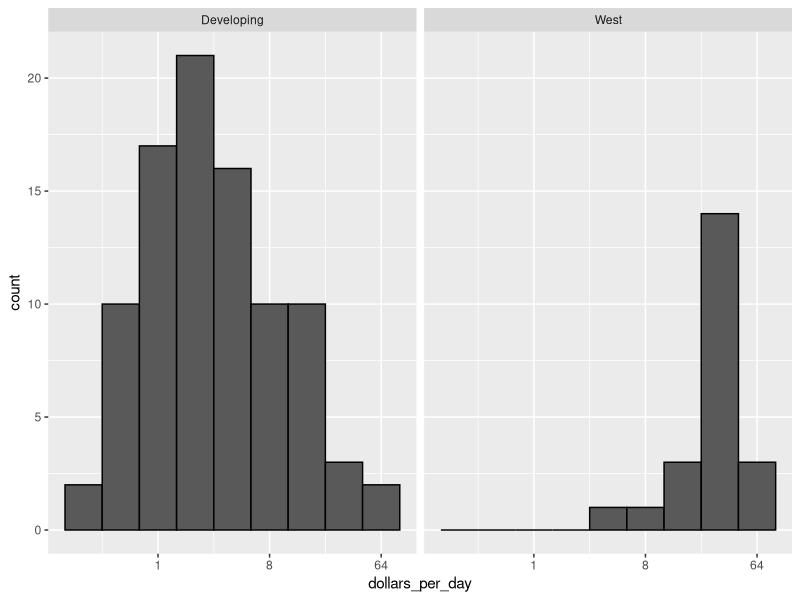
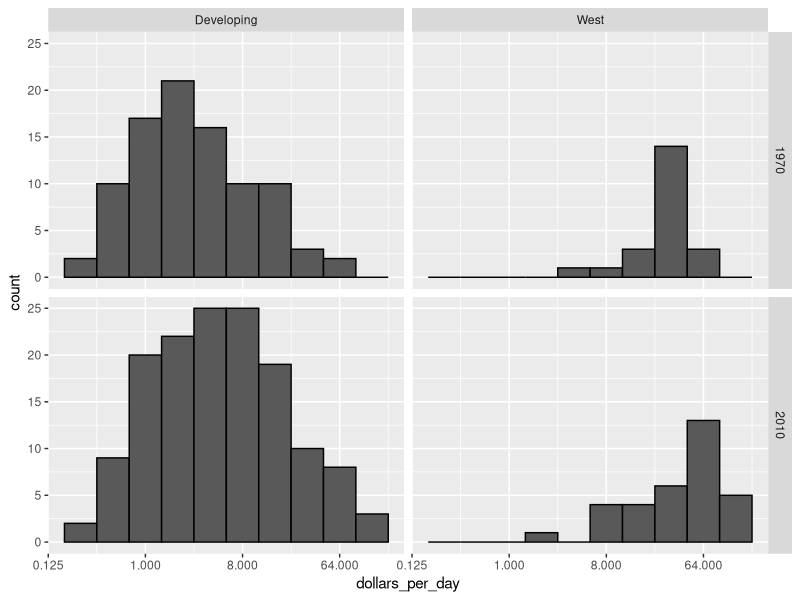
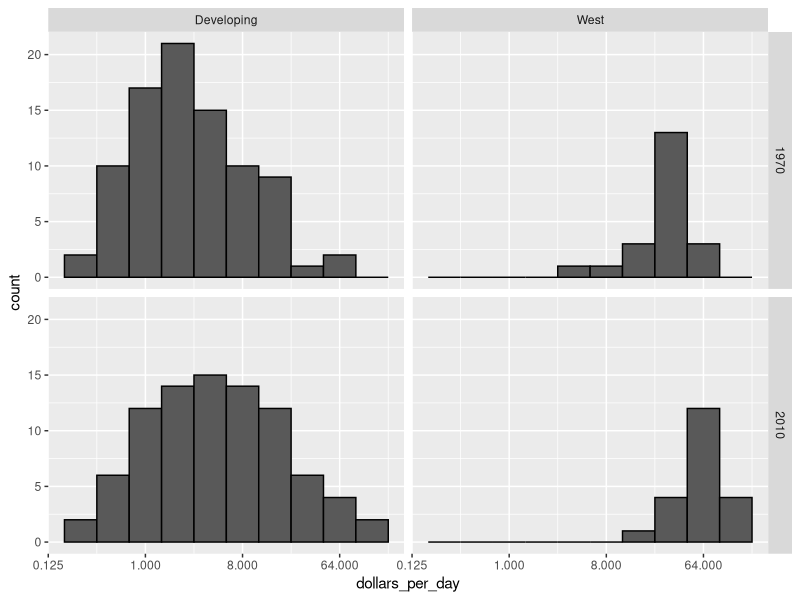
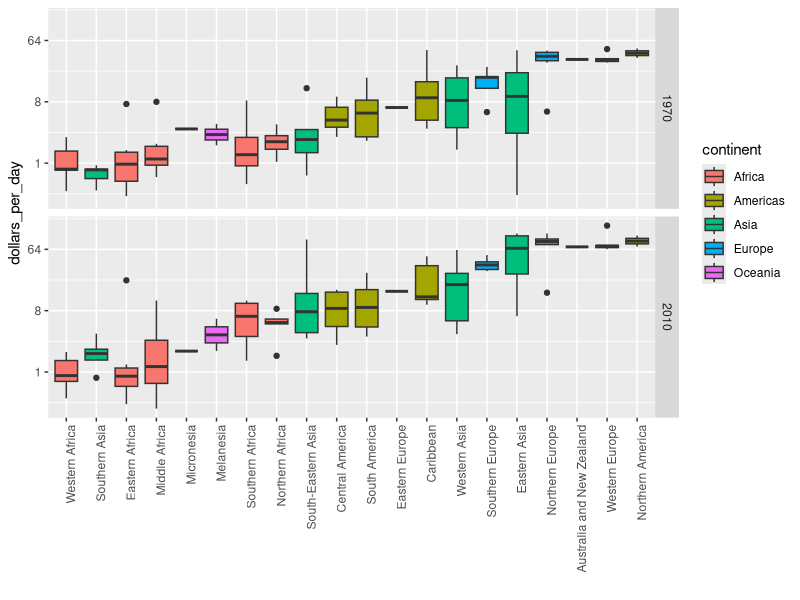
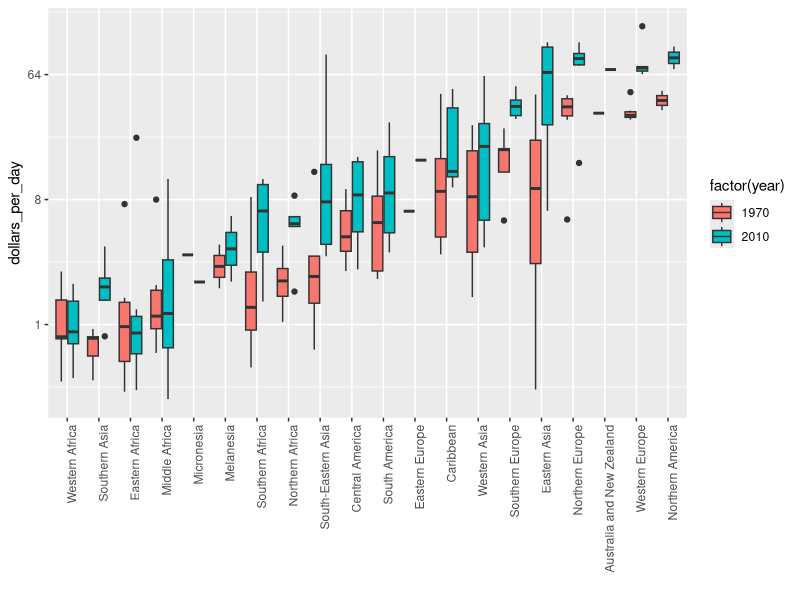
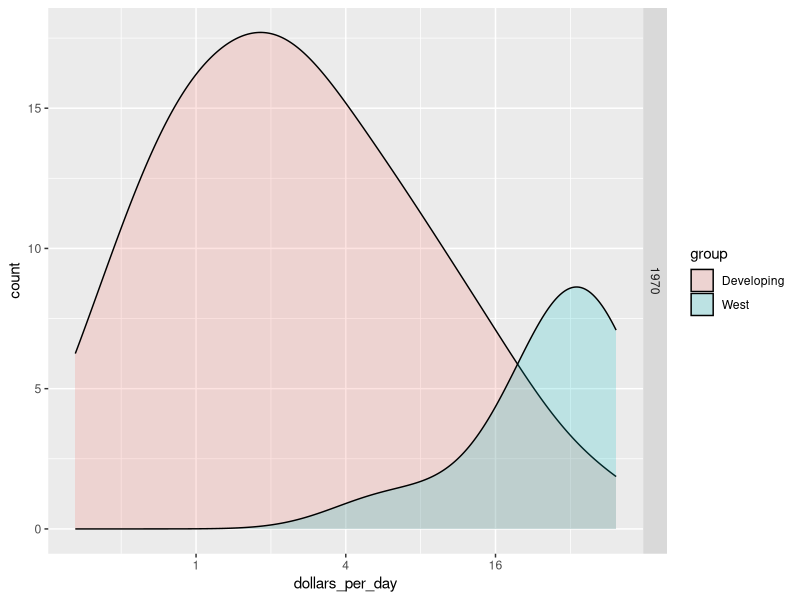
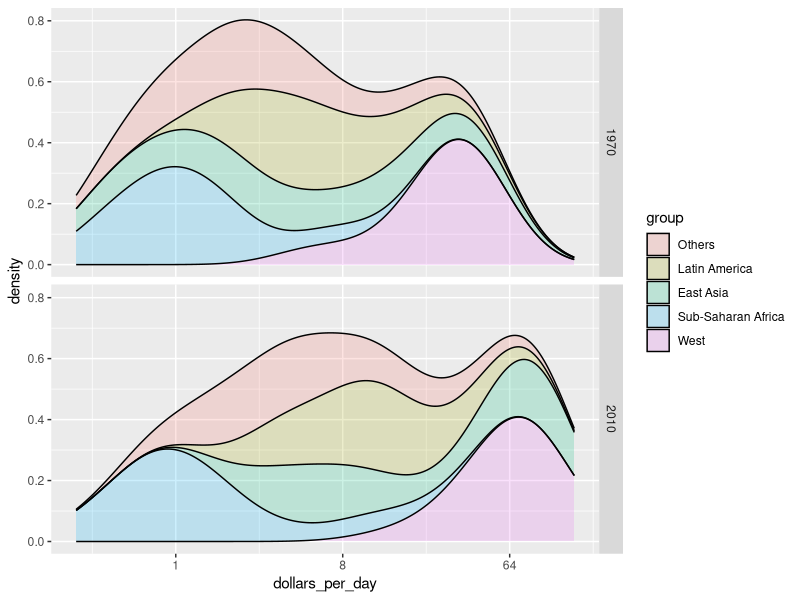
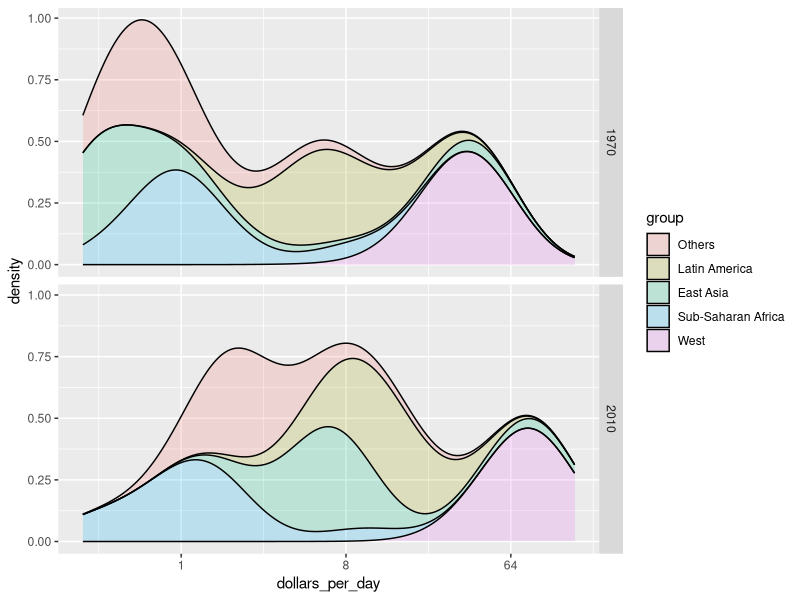

R code for these plots, in order:
## ---- chunk 1
knitr::opts_chunk$set(echo = TRUE)
## ---- chunk 2

library(tidyverse)
library(dslabs)
data(gapminder)
## ---- chunk 3

gapminder <- gapminder %>%
    mutate(dollars_per_day = gdp/population/365)
past_year <- 1970

# define Western countries
west <- c("Western Europe", "Northern Europe", "Southern Europe", "Northern America", "Australia and New Zealand")

# facet by West vs devloping
gapminder %>%
    filter(year == past_year & !is.na(gdp)) %>%
    mutate(group = ifelse(region %in% west, "West", "Developing")) %>%
    ggplot(aes(dollars_per_day)) +
    geom_histogram(binwidth = 1, color = "black") +
    scale_x_continuous(trans = "log2") +
    facet_grid(. ~ group)

# facet by West/developing and year
present_year <- 2010
gapminder %>%
    filter(year %in% c(past_year, present_year) & !is.na(gdp)) %>%
    mutate(group = ifelse(region %in% west, "West", "Developing")) %>%
    ggplot(aes(dollars_per_day)) +
    geom_histogram(binwidth = 1, color = "black") +
    scale_x_continuous(trans = "log2") +
    facet_grid(year ~ group)
## ---- chunk 4

# define countries that have data available in both years
country_list_1 <- gapminder %>%
    filter(year == past_year & !is.na(dollars_per_day)) %>% .$country
    country_list_2 <- gapminder %>%
    filter(year == present_year & !is.na(dollars_per_day)) %>% .$country
    country_list <- intersect(country_list_1, country_list_2)

# make histogram including only countries with data available in both years
gapminder %>%
    filter(year %in% c(past_year, present_year) & country %in% country_list) %>%    # keep only selected countries
    mutate(group = ifelse(region %in% west, "West", "Developing")) %>%
    ggplot(aes(dollars_per_day)) +
    geom_histogram(binwidth = 1, color = "black") +
    scale_x_continuous(trans = "log2") +
    facet_grid(year ~ group)
## ---- chunk 5

p <- gapminder %>%
    filter(year %in% c(past_year, present_year) & country %in% country_list) %>%
    mutate(region = reorder(region, dollars_per_day, FUN = median)) %>%
    ggplot() +
    theme(axis.text.x = element_text(angle = 90, hjust = 1)) +
    xlab("") + scale_y_continuous(trans = "log2")
    
 p + geom_boxplot(aes(region, dollars_per_day, fill = continent)) +
     facet_grid(year ~ .)
 
 # arrange matching boxplots next to each other, colored by year
 p + geom_boxplot(aes(region, dollars_per_day, fill = factor(year)))
## ---- chunk 6

# smooth density plots - area under each curve adds to 1
gapminder %>%
    filter(year == past_year & country %in% country_list) %>%
    mutate(group = ifelse(region %in% west, "West", "Developing")) %>% group_by(group) %>%
    summarize(n = n()) %>% knitr::kable()

# smooth density plots - variable counts on y-axis
p <- gapminder %>%
    filter(year == past_year & country %in% country_list) %>%
    mutate(group = ifelse(region %in% west, "West", "Developing")) %>%
    ggplot(aes(dollars_per_day, y = ..count.., fill = group)) +
    scale_x_continuous(trans = "log2")
p + geom_density(alpha = 0.2, bw = 0.75) + facet_grid(year ~ .)
## ---- chunk 7

# add group as a factor, grouping regions
gapminder <- gapminder %>%
    mutate(group = case_when(
            .$region %in% west ~ "West",
            .$region %in% c("Eastern Asia", "South-Eastern Asia") ~ "East Asia",
            .$region %in% c("Caribbean", "Central America", "South America") ~ "Latin America",
            .$continent == "Africa" & .$region != "Northern Africa" ~ "Sub-Saharan Africa",
            TRUE ~ "Others"))

# reorder factor levels
gapminder <- gapminder %>%
    mutate(group = factor(group, levels = c("Others", "Latin America", "East Asia", "Sub-Saharan Africa", "West")))
## ---- chunk 8

# note you must redefine p with the new gapminder object first
p <- gapminder %>%
  filter(year %in% c(past_year, present_year) & country %in% country_list) %>%
    ggplot(aes(dollars_per_day, fill = group)) +
    scale_x_continuous(trans = "log2")

# stacked density plot
p + geom_density(alpha = 0.2, bw = 0.75, position = "stack") +
    facet_grid(year ~ .)
## ---- chunk 9

# weighted stacked density plot
gapminder %>%
    filter(year %in% c(past_year, present_year) & country %in% country_list) %>%
    group_by(year) %>%
    mutate(weight = population/sum(population*2)) %>%
    ungroup() %>%
    ggplot(aes(dollars_per_day, fill = group, weight = weight)) +
    scale_x_continuous(trans = "log2") +
    geom_density(alpha = 0.2, bw = 0.75, position = "stack") + facet_grid(year ~ .)
## ---- chunk 10
# add additional cases
gapminder <- gapminder %>%
    mutate(group = case_when(
        .$region %in% west ~ "The West",
        .$region %in% "Northern Africa" ~ "Northern Africa",
        .$region %in% c("Eastern Asia", "South-Eastern Asia") ~ "East Asia",
        .$region == "Southern Asia" ~ "Southern Asia",
        .$region %in% c("Central America", "South America", "Caribbean") ~ "Latin America",
        .$continent == "Africa" & .$region != "Northern Africa" ~ "Sub-Saharan Africa",
        .$region %in% c("Melanesia", "Micronesia", "Polynesia") ~ "Pacific Islands"))

# define a data frame with group average income and average infant survival rate
surv_income <- gapminder %>%
    filter(year %in% present_year & !is.na(gdp) & !is.na(infant_mortality) & !is.na(group)) %>%
    group_by(group) %>%
    summarize(income = sum(gdp)/sum(population)/365,
                        infant_survival_rate = 1 - sum(infant_mortality/1000*population)/sum(population))
surv_income %>% arrange(income)

# plot infant survival versus income, with transformed axes
surv_income %>% ggplot(aes(income, infant_survival_rate, label = group, color = group)) +
    scale_x_continuous(trans = "log2", limit = c(0.25, 150)) +
    scale_y_continuous(trans = "logit", limit = c(0.875, .9981),
                                       breaks = c(.85, .90, .95, .99, .995, .998)) +
    geom_label(size = 3, show.legend = FALSE) 
## ---- chunk 11
knitr::opts_chunk$set(echo = TRUE)
## ---- chunk 12

library(tidyverse)
library(dslabs)
data(gapminder)
## ---- chunk 13

gapminder <- gapminder %>%
    mutate(dollars_per_day = gdp/population/365)
past_year <- 1970

# define Western countries
west <- c("Western Europe", "Northern Europe", "Southern Europe", "Northern America", "Australia and New Zealand")

# facet by West vs devloping
gapminder %>%
    filter(year == past_year & !is.na(gdp)) %>%
    mutate(group = ifelse(region %in% west, "West", "Developing")) %>%
    ggplot(aes(dollars_per_day)) +
    geom_histogram(binwidth = 1, color = "black") +
    scale_x_continuous(trans = "log2") +
    facet_grid(. ~ group)

# facet by West/developing and year
present_year <- 2010
gapminder %>%
    filter(year %in% c(past_year, present_year) & !is.na(gdp)) %>%
    mutate(group = ifelse(region %in% west, "West", "Developing")) %>%
    ggplot(aes(dollars_per_day)) +
    geom_histogram(binwidth = 1, color = "black") +
    scale_x_continuous(trans = "log2") +
    facet_grid(year ~ group)
## ---- chunk 14

# define countries that have data available in both years
country_list_1 <- gapminder %>%
    filter(year == past_year & !is.na(dollars_per_day)) %>% .$country
    country_list_2 <- gapminder %>%
    filter(year == present_year & !is.na(dollars_per_day)) %>% .$country
    country_list <- intersect(country_list_1, country_list_2)

# make histogram including only countries with data available in both years
gapminder %>%
    filter(year %in% c(past_year, present_year) & country %in% country_list) %>%    # keep only selected countries
    mutate(group = ifelse(region %in% west, "West", "Developing")) %>%
    ggplot(aes(dollars_per_day)) +
    geom_histogram(binwidth = 1, color = "black") +
    scale_x_continuous(trans = "log2") +
    facet_grid(year ~ group)
## ---- chunk 15

p <- gapminder %>%
    filter(year %in% c(past_year, present_year) & country %in% country_list) %>%
    mutate(region = reorder(region, dollars_per_day, FUN = median)) %>%
    ggplot() +
    theme(axis.text.x = element_text(angle = 90, hjust = 1)) +
    xlab("") + scale_y_continuous(trans = "log2")
    
 p + geom_boxplot(aes(region, dollars_per_day, fill = continent)) +
     facet_grid(year ~ .)
 
 # arrange matching boxplots next to each other, colored by year
 p + geom_boxplot(aes(region, dollars_per_day, fill = factor(year)))
## ---- chunk 16

# smooth density plots - area under each curve adds to 1
gapminder %>%
    filter(year == past_year & country %in% country_list) %>%
    mutate(group = ifelse(region %in% west, "West", "Developing")) %>% group_by(group) %>%
    summarize(n = n()) %>% knitr::kable()

# smooth density plots - variable counts on y-axis
p <- gapminder %>%
    filter(year == past_year & country %in% country_list) %>%
    mutate(group = ifelse(region %in% west, "West", "Developing")) %>%
    ggplot(aes(dollars_per_day, y = ..count.., fill = group)) +
    scale_x_continuous(trans = "log2")
p + geom_density(alpha = 0.2, bw = 0.75) + facet_grid(year ~ .)
## ---- chunk 17

# add group as a factor, grouping regions
gapminder <- gapminder %>%
    mutate(group = case_when(
            .$region %in% west ~ "West",
            .$region %in% c("Eastern Asia", "South-Eastern Asia") ~ "East Asia",
            .$region %in% c("Caribbean", "Central America", "South America") ~ "Latin America",
            .$continent == "Africa" & .$region != "Northern Africa" ~ "Sub-Saharan Africa",
            TRUE ~ "Others"))

# reorder factor levels
gapminder <- gapminder %>%
    mutate(group = factor(group, levels = c("Others", "Latin America", "East Asia", "Sub-Saharan Africa", "West")))
## ---- chunk 18

# note you must redefine p with the new gapminder object first
p <- gapminder %>%
  filter(year %in% c(past_year, present_year) & country %in% country_list) %>%
    ggplot(aes(dollars_per_day, fill = group)) +
    scale_x_continuous(trans = "log2")

# stacked density plot
p + geom_density(alpha = 0.2, bw = 0.75, position = "stack") +
    facet_grid(year ~ .)
## ---- chunk 19

# weighted stacked density plot
gapminder %>%
    filter(year %in% c(past_year, present_year) & country %in% country_list) %>%
    group_by(year) %>%
    mutate(weight = population/sum(population*2)) %>%
    ungroup() %>%
    ggplot(aes(dollars_per_day, fill = group, weight = weight)) +
    scale_x_continuous(trans = "log2") +
    geom_density(alpha = 0.2, bw = 0.75, position = "stack") + facet_grid(year ~ .)
## ---- chunk 20
# add additional cases
gapminder <- gapminder %>%
    mutate(group = case_when(
        .$region %in% west ~ "The West",
        .$region %in% "Northern Africa" ~ "Northern Africa",
        .$region %in% c("Eastern Asia", "South-Eastern Asia") ~ "East Asia",
        .$region == "Southern Asia" ~ "Southern Asia",
        .$region %in% c("Central America", "South America", "Caribbean") ~ "Latin America",
        .$continent == "Africa" & .$region != "Northern Africa" ~ "Sub-Saharan Africa",
        .$region %in% c("Melanesia", "Micronesia", "Polynesia") ~ "Pacific Islands"))

# define a data frame with group average income and average infant survival rate
surv_income <- gapminder %>%
    filter(year %in% present_year & !is.na(gdp) & !is.na(infant_mortality) & !is.na(group)) %>%
    group_by(group) %>%
    summarize(income = sum(gdp)/sum(population)/365,
                        infant_survival_rate = 1 - sum(infant_mortality/1000*population)/sum(population))
surv_income %>% arrange(income)

# plot infant survival versus income, with transformed axes
surv_income %>% ggplot(aes(income, infant_survival_rate, label = group, color = group)) +
    scale_x_continuous(trans = "log2", limit = c(0.25, 150)) +
    scale_y_continuous(trans = "logit", limit = c(0.875, .9981),
                                       breaks = c(.85, .90, .95, .99, .995, .998)) +
    geom_label(size = 3, show.legend = FALSE) 
